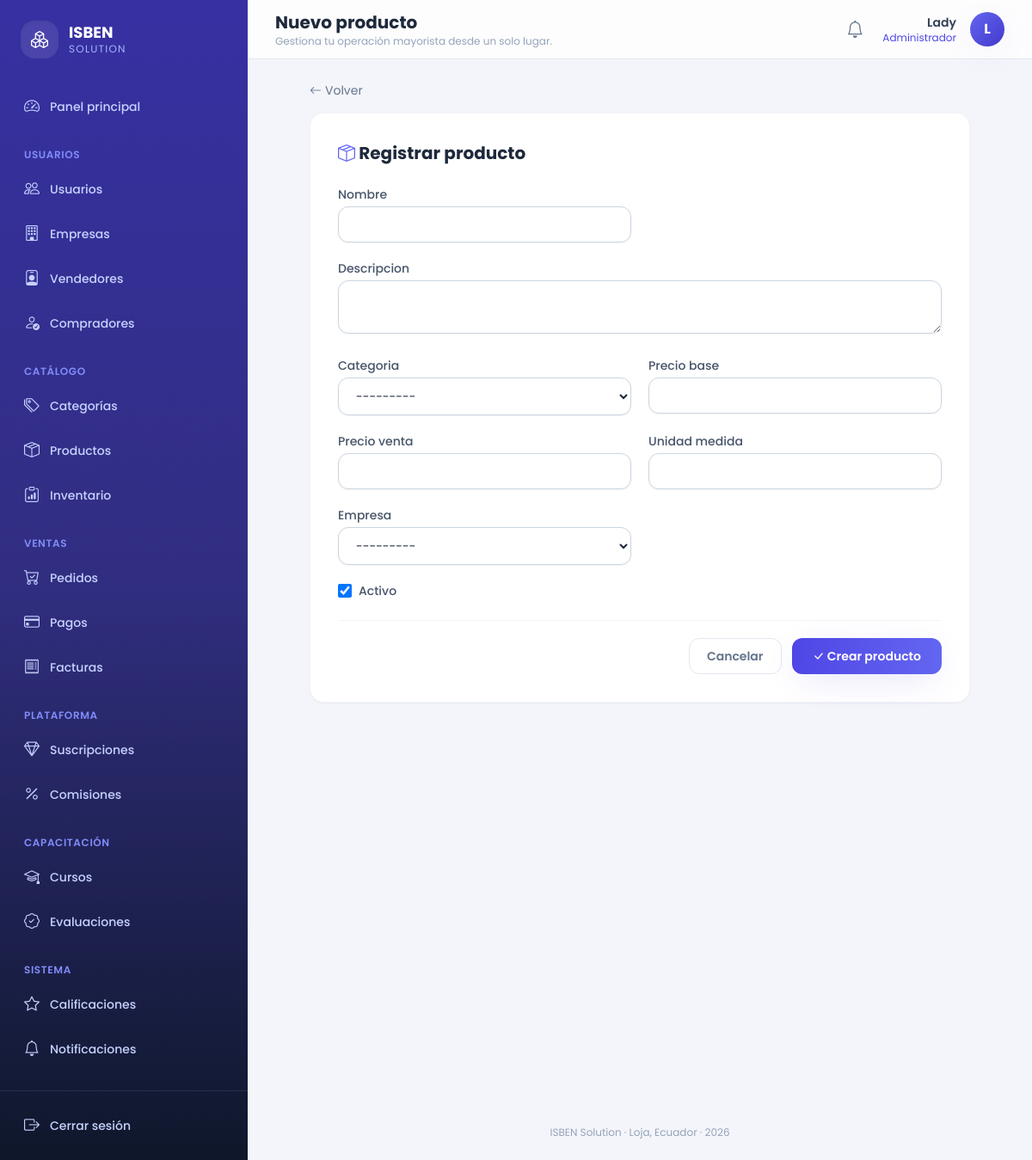
/productos/crear/ (signed in), run on the app's committed database.
### core/models.py (models this page shows, shortened)
class Notificacion(models.Model):
    destinatario  = models.ForeignKey(Usuario, on_delete=models.CASCADE,
                                      related_name='notificaciones')
    tipo          = models.CharField(max_length=20, choices=TIPO_NOTIFICACION)
    titulo        = models.CharField(max_length=200)
    mensaje       = models.TextField()
    leida         = models.BooleanField(default=False)
    fecha_envio   = models.DateTimeField(auto_now_add=True)
    fecha_lectura = models.DateTimeField(null=True, blank=True)
    class Meta:
        ordering = ['-fecha_envio']
        verbose_name = 'Notificación'
        verbose_name_plural = 'Notificaciones'

class Usuario(AbstractUser):
    email    = models.EmailField(unique=True)
    telefono = models.CharField(max_length=20, blank=True)
    rol      = models.CharField(max_length=20, choices=ROL_USUARIO)
    fecha_actualizacion = models.DateTimeField(auto_now=True)
    REQUIRED_FIELDS = ['email', 'rol']
    class Meta:
        verbose_name = 'Usuario'
        verbose_name_plural = 'Usuarios'

### core/views.py (the view, shortened to what this page needs)
# urls.py: path('productos/crear/', views.crear_producto, name='crear_producto'),
@rol_requerido('administrador', 'empresa')
def crear_producto(request):
    form = ProductoForm(request.POST or None)
    if request.user.rol == 'empresa':
        form.fields.pop('empresa', None)
    return render(request, 'core/productos/crear.html', {'form': form})

### core/forms.py
class ProductoForm(forms.ModelForm):
    class Meta:
        model = Producto
        fields = ['nombre', 'descripcion', 'categoria', 'precio_base', 'precio_venta',
                  'unidad_medida', 'empresa', 'activo']
        widgets = {'descripcion': forms.Textarea(attrs={'rows': 2})}

### core/context_processors.py (called while the page is built)
def notificaciones(request):
    if request.user.is_authenticated:
        return {
            'notificaciones_no_leidas_global': request.user.notificaciones.filter(leida=False).count(),
        }
    return {}

### core/models.py (called while the page is built)
    def __str__(self):
        return "%s - RUC: %s" % (self.razon_social, self.ruc)

    def __str__(self):
        return "%s (%s)" % (self.nombre, "activa" if self.activo else "inactiva")

### core/templatetags/form_tags.py (called while the page is built)
@register.filter(name="campo")
def campo(field):
    widget = field.field.widget.__class__.__name__
    css = CHECK_CSS if widget == "CheckboxInput" else INPUT_CSS
    if field.errors:
        css += " border-rose-400 focus:border-rose-500 focus:ring-rose-100"
    return field.as_widget(attrs={"class": css})

@register.filter(name="es_textarea")
def es_textarea(field):
    return field.field.widget.__class__.__name__ == "Textarea"

@register.filter(name="es_checkbox")
def es_checkbox(field):
    return field.field.widget.__class__.__name__ == "CheckboxInput"

@register.filter(name="es_multiple")
def es_multiple(field):
    return field.field.widget.__class__.__name__ in ("SelectMultiple", "CheckboxSelectMultiple")

### core/templates/core/productos/crear.html (shortened to what this page needs)
{% extends 'core/master.html' %}
{% load form_tags %}
{% block header_title %}Nuevo producto{% endblock %}
{% block content %}
<div class="mx-auto max-w-3xl">
  <a href="{% url 'lista_productos' %}" class="mb-4 inline-flex items-center gap-1 text-sm text-slate-500 hover:text-brand-600"><i class="bi bi-arrow-left"></i> Volver</a>
  <div class="rounded-2xl border border-slate-100 bg-white p-6 shadow-sm sm:p-8">
    <h2 class="mb-6 text-xl font-bold text-slate-800"><i class="bi bi-box-seam text-brand-500"></i> Registrar producto</h2>
    <form method="post">
      {% include 'core/partials/_form_campos.html' %}
      <div class="mt-6 flex justify-end gap-3 border-t border-slate-100 pt-5">
        <a href="{% url 'lista_productos' %}" class="rounded-xl border border-slate-200 px-5 py-2.5 text-sm font-semibold text-slate-500 transition hover:border-slate-300 hover:bg-slate-50">Cancelar</a>
        <button type="submit" class="rounded-xl bg-gradient-to-r from-brand-600 to-brand-500 px-6 py-2.5 text-sm font-semibold text-white shadow-soft transition active:scale-[0.98] hover:from-brand-700 hover:to-brand-600"><i class="bi bi-check-lg"></i> Crear producto</button>
      </div>
    </form>
  </div>
</div>
{% endblock %}

### core/templates/core/master.html (shortened to what this page needs)
{% load static %}
<!DOCTYPE html>
<html lang="es">
<head>
<script src="https://cdn.tailwindcss.com"></script>
<link rel="stylesheet" href="https://cdn.jsdelivr.net/npm/bootstrap-icons@1.11.3/font/bootstrap-icons.min.css">
<link rel="stylesheet" href="{% static 'core/css/estilos.css' %}">
</head>
<body class="font-sans text-slate-700 antialiased" x-data="{ sidebarOpen: false }">
{% if user.is_authenticated %}
<div class="flex min-h-screen">
  <aside
    class="fixed inset-y-0 left-0 z-40 w-72 transform bg-gradient-to-b from-brand-800 via-brand-900 to-slate-900 text-indigo-100 transition-transform duration-300 lg:static lg:translate-x-0"
    :class="sidebarOpen ? 'translate-x-0' : '-translate-x-full'">
    <div class="flex h-full flex-col">
      <div class="flex items-center gap-3 px-6 py-6">
        <div class="flex h-11 w-11 items-center justify-center rounded-2xl bg-white/10 text-xl font-bold text-white shadow-inner">
          <i class="bi bi-boxes"></i>
        </div>
        <div>
          <p class="text-lg font-bold leading-tight text-white">ISBEN</p>
          <p class="text-xs uppercase tracking-widest text-indigo-300">Solution</p>
        </div>
      </div>
      <nav class="mt-2 flex-1 space-y-6 overflow-y-auto px-4 pb-6">
        <div>
          <a href="{% url 'inicio' %}"
             class="group relative flex items-center gap-3 rounded-xl px-3 py-2.5 text-sm font-medium transition {% if request.resolver_match.url_name == 'inicio' %}bg-white/10 text-white shadow-soft{% else %}text-indigo-200 hover:translate-x-0.5 hover:bg-white/5 hover:text-white{% endif %}">
            <i class="bi bi-speedometer2 text-lg"></i> Panel principal
          </a>
        </div>
        {% if user.rol == 'administrador' %}
        <div>
          <p class="px-3 pb-2 text-xs font-semibold uppercase tracking-wider text-indigo-400">Usuarios</p>
          <div class="space-y-1">
            {% include 'core/partials/_nav_link.html' with url_name='lista_usuarios' icon='bi-people' label='Usuarios' %}
            {% include 'core/partials/_nav_link.html' with url_name='lista_empresas' icon='bi-building' label='Empresas' %}
            {% include 'core/partials/_nav_link.html' with url_name='lista_vendedores' icon='bi-person-badge' label='Vendedores' %}
            {% include 'core/partials/_nav_link.html' with url_name='lista_compradores' icon='bi-person-check' label='Compradores' %}
          </div>
        </div>
        {% endif %}
        <div>
          <p class="px-3 pb-2 text-xs font-semibold uppercase tracking-wider text-indigo-400">Catálogo</p>
          <div class="space-y-1">
            {% include 'core/partials/_nav_link.html' with url_name='lista_categorias' icon='bi-tags' label='Categorías' %}
            {% include 'core/partials/_nav_link.html' with url_name='lista_productos' icon='bi-box-seam' label='Productos' %}
            {% if user.rol in 'empresa,administrador' %}
              {% include 'core/partials/_nav_link.html' with url_name='lista_inventario' icon='bi-clipboard-data' label='Inventario' %}
            {% endif %}
          </div>
        </div>
        <div>
          <p class="px-3 pb-2 text-xs font-semibold uppercase tracking-wider text-indigo-400">Ventas</p>
          <div class="space-y-1">
            {% include 'core/partials/_nav_link.html' with url_name='lista_pedidos' icon='bi-cart-check' label='Pedidos' %}
            {% include 'core/partials/_nav_link.html' with url_name='lista_pagos' icon='bi-credit-card' label='Pagos' %}
            {% include 'core/partials/_nav_link.html' with url_name='lista_facturas' icon='bi-receipt' label='Facturas' %}
          </div>
        </div>
        {% if user.rol == 'administrador' or user.rol == 'empresa' %}
        <div>
          <p class="px-3 pb-2 text-xs font-semibold uppercase tracking-wider text-indigo-400">Plataforma</p>
          <div class="space-y-1">
            {% include 'core/partials/_nav_link.html' with url_name='lista_suscripciones' icon='bi-gem' label='Suscripciones' %}
            {% include 'core/partials/_nav_link.html' with url_name='lista_comisiones' icon='bi-percent' label='Comisiones' %}
          </div>
        </div>
        {% endif %}
        <div>
          <p class="px-3 pb-2 text-xs font-semibold uppercase tracking-wider text-indigo-400">Capacitación</p>
          <div class="space-y-1">
            {% include 'core/partials/_nav_link.html' with url_name='lista_cursos' icon='bi-mortarboard' label='Cursos' %}
            {% include 'core/partials/_nav_link.html' with url_name='lista_evaluaciones' icon='bi-patch-check' label='Evaluaciones' %}
          </div>
        </div>
        <div>
          <p class="px-3 pb-2 text-xs font-semibold uppercase tracking-wider text-indigo-400">Sistema</p>
          <div class="space-y-1">
            {% include 'core/partials/_nav_link.html' with url_name='lista_calificaciones' icon='bi-star' label='Calificaciones' %}
            {% include 'core/partials/_nav_link.html' with url_name='lista_notificaciones' icon='bi-bell' label='Notificaciones' %}
          </div>
        </div>
      </nav>
      <div class="border-t border-white/10 p-4">
        <form action="{% url 'logout' %}" method="post">
          <button type="submit" class="flex w-full items-center gap-3 rounded-xl px-3 py-2.5 text-sm font-medium text-indigo-200 transition hover:bg-white/5 hover:text-white">
            <i class="bi bi-box-arrow-right text-lg"></i> Cerrar sesión
          </button>
        </form>
      </div>
    </div>
  </aside>
  <div class="flex min-h-screen flex-1 flex-col lg:pl-0">
    <header class="sticky top-0 z-20 flex items-center justify-between gap-4 border-b border-slate-200 bg-white/80 px-4 py-3 backdrop-blur lg:px-8">
      <div class="flex items-center gap-3">
        <div>
          <h1 class="text-lg font-bold text-slate-800 lg:text-xl">{% block header_title %}{% endblock %}</h1>
          <p class="hidden text-xs text-slate-400 sm:block">{% block header_subtitle %}Gestiona tu operación mayorista desde un solo lugar.{% endblock %}</p>
        </div>
      </div>
      <div class="flex items-center gap-3">
        <a href="{% url 'lista_notificaciones' %}" class="relative grid h-10 w-10 place-items-center rounded-xl text-slate-500 transition hover:bg-slate-100 hover:text-brand-600" title="Notificaciones">
          <i class="bi bi-bell text-xl"></i>
        </a>
        <div class="flex items-center gap-4" x-data="{ open: false }">
          <div class="hidden text-right sm:block">
            <p class="text-sm font-semibold text-slate-700">{{ user.get_full_name|default:user.username }}</p>
            <p class="text-xs capitalize text-brand-600">{{ user.get_rol_display }}</p>
          </div>
          <button @click="open = !open" class="grid h-10 w-10 place-items-center rounded-full bg-gradient-to-br from-brand-500 to-brand-700 font-bold text-white shadow-soft transition hover:shadow-lg">
            {{ user.first_name|slice:":1"|upper|default:user.username|slice:":1"|upper }}
          </button>
        </div>
      </div>
    </header>
    <main class="pagina-contenido flex-1 px-4 py-6 lg:px-8">
      {% block content %}{% endblock %}
    </main>
    <footer class="px-4 py-6 text-center text-xs text-slate-400 lg:px-8">
      ISBEN Solution &middot; Loja, Ecuador &middot; {% now "Y" %}
    </footer>
  </div>
</div>
{% else %}
  {% block auth_content %}{% endblock %}
{% endif %}
</body>
</html>

### core/templates/core/partials/_nav_link.html (shortened to what this page needs)
{% url url_name as nav_url %}
<a href="{{ nav_url }}"
   class="group relative flex items-center gap-3 rounded-xl px-3 py-2.5 text-sm font-medium transition {% if request.resolver_match.url_name == url_name %}bg-white/10 text-white shadow-soft{% else %}text-indigo-200 hover:translate-x-0.5 hover:bg-white/5 hover:text-white{% endif %}">
  <i class="bi {{ icon }} text-lg"></i> {{ label }}
</a>

### core/templates/core/master.html (style rules this page uses)
body { background: #f4f5fb; }
main.pagina-contenido { animation: fadeInUp 0.35s ease-out; }
a, button { -webkit-tap-highlight-color: transparent; }

### data on the page
Notificacion: tipo "Inventario"
Usuario: get_full_name "Lady", rol "Administrador", first_name "L"

### other printed values
{{ label }} "Usuarios Empresas Vendedores Compradores Categorías Productos Pedidos Pagos Facturas Suscripciones Comisiones Cursos Evaluaciones Calificaciones Notificaciones"
{{ field.label }} "Nombre" "Descripcion" "Categoria" "Precio base" "Precio venta" "Unidad medida" "Empresa"
{{ field.label }} "Activo"
